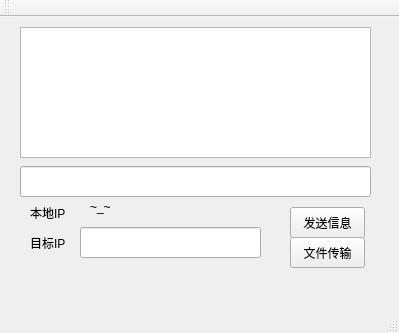
<?xml version="1.0" encoding="UTF-8"?>
<ui version="4.0">
 <class>MainWindow</class>
 <widget class="QMainWindow" name="MainWindow">
  <property name="geometry">
   <rect>
    <x>0</x>
    <y>0</y>
    <width>399</width>
    <height>333</height>
   </rect>
  </property>
  <property name="windowTitle">
   <string>MainWindow</string>
  </property>
  <widget class="QWidget" name="centralWidget">
   <widget class="QTextEdit" name="displayEdit">
    <property name="geometry">
     <rect>
      <x>20</x>
      <y>10</y>
      <width>351</width>
      <height>131</height>
     </rect>
    </property>
   </widget>
   <widget class="QPushButton" name="sendButton">
    <property name="geometry">
     <rect>
      <x>290</x>
      <y>190</y>
      <width>75</width>
      <height>31</height>
     </rect>
    </property>
    <property name="text">
     <string>发送信息</string>
    </property>
   </widget>
   <widget class="QLineEdit" name="msgEdit">
    <property name="geometry">
     <rect>
      <x>20</x>
      <y>149</y>
      <width>351</width>
      <height>31</height>
     </rect>
    </property>
   </widget>
   <widget class="QLineEdit" name="IpEdit">
    <property name="geometry">
     <rect>
      <x>80</x>
      <y>210</y>
      <width>181</width>
      <height>31</height>
     </rect>
    </property>
   </widget>
   <widget class="QLabel" name="label">
    <property name="geometry">
     <rect>
      <x>30</x>
      <y>220</y>
      <width>54</width>
      <height>12</height>
     </rect>
    </property>
    <property name="text">
     <string>目标IP</string>
    </property>
   </widget>
   <widget class="QLabel" name="label_2">
    <property name="geometry">
     <rect>
      <x>30</x>
      <y>190</y>
      <width>54</width>
      <height>12</height>
     </rect>
    </property>
    <property name="text">
     <string>本地IP</string>
    </property>
   </widget>
   <widget class="QLabel" name="label_3">
    <property name="geometry">
     <rect>
      <x>90</x>
      <y>180</y>
      <width>161</width>
      <height>20</height>
     </rect>
    </property>
    <property name="text">
     <string>~_~</string>
    </property>
   </widget>
   <widget class="QPushButton" name="pushButton">
    <property name="geometry">
     <rect>
      <x>290</x>
      <y>220</y>
      <width>75</width>
      <height>31</height>
     </rect>
    </property>
    <property name="text">
     <string>文件传输</string>
    </property>
   </widget>
  </widget>
  <widget class="QMenuBar" name="menuBar">
   <property name="geometry">
    <rect>
     <x>0</x>
     <y>0</y>
     <width>399</width>
     <height>23</height>
    </rect>
   </property>
  </widget>
  <widget class="QToolBar" name="mainToolBar">
   <attribute name="toolBarArea">
    <enum>TopToolBarArea</enum>
   </attribute>
   <attribute name="toolBarBreak">
    <bool>false</bool>
   </attribute>
  </widget>
  <widget class="QStatusBar" name="statusBar"/>
 </widget>
 <layoutdefault spacing="6" margin="11"/>
 <resources/>
 <connections/>
</ui>
